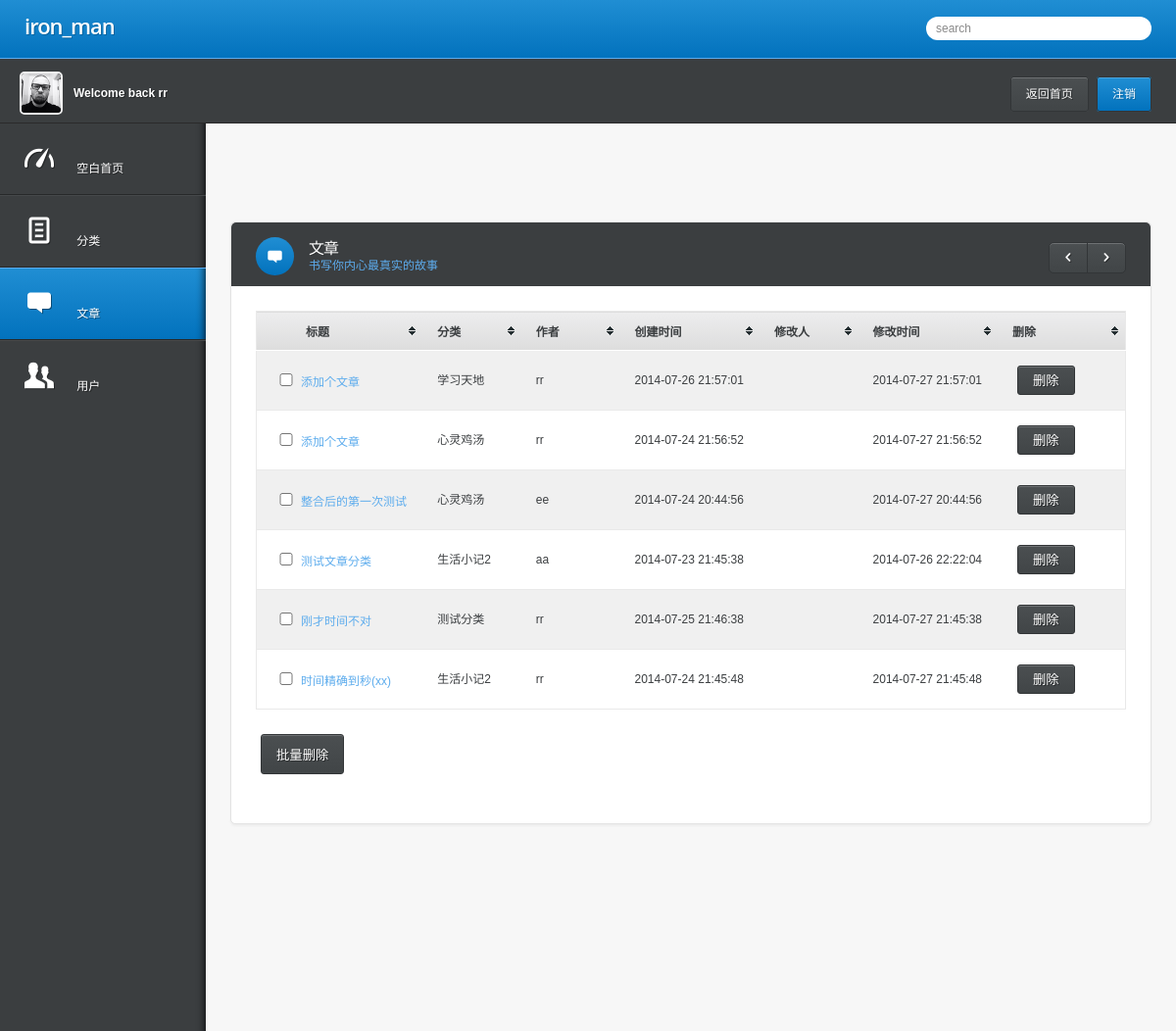
Page /back/blog-table.php (signed in) on the committed database.
### tables this page shows
CREATE TABLE IF NOT EXISTS `article` (
  `id` tinyint(1) NOT NULL AUTO_INCREMENT,
  `articleName` tinytext NOT NULL,
  `categoryId` tinyint(4) NOT NULL,
  `articleContent` text NOT NULL,
  `changeTime` datetime NOT NULL,
  `userId` tinyint(4) DEFAULT NULL,
  `setTime` datetime DEFAULT NULL,
  PRIMARY KEY (`id`)
);

CREATE TABLE IF NOT EXISTS `category` (
  `id` tinyint(1) NOT NULL AUTO_INCREMENT,
  `categoryName` tinytext NOT NULL,
  `categoryMeans` text NOT NULL,
  `setTime` datetime NOT NULL,
  PRIMARY KEY (`id`)
);

CREATE TABLE IF NOT EXISTS `user` (
  `id` tinyint(1) NOT NULL AUTO_INCREMENT,
  `name` tinytext NOT NULL,
  `nick` tinytext NOT NULL,
  `pwd` tinytext NOT NULL,
  PRIMARY KEY (`id`)
);

### back/blog-table.php (the view, shortened to what this page needs)
<!DOCTYPE html>
<html lang="">
<head>
	<link rel="stylesheet" href="css/style.css" media="all" />
</head>
<body>
<?php
include("php/pager.class.php");
if(!isset($_SESSION['admin']))
	header("Location:back.php");
else
{
	$sql="select * from `category`,`article` where `category`.`id`=`article`.`categoryId` order by `article`.`id` desc";
	$page = new pager($sql,20);
	$result=mysql_query($page->sqlquery());
?>
<div class="testing">
<header class="main">
	<h1><strong>iron_man</strong></h1>
	<input type="text" value="search" />
</header>
<section class="user">
	<div class="profile-img">
		<p><img src="images/uiface2.png" alt="" height="40" width="40" /> Welcome back <?php echo $_SESSION['nick']?></p>
	</div>
	<div class="buttons">
		<span class="button"><a href="../index.php">返回首页</a></span>
		<span class="button blue"><a href="php/land.php?action=logout">注销</a></span>
	</div>
</section>
</div>
<nav>
	<ul>
		<li><a href="dashboard.php"><span class="icon">&#128711;</span> 空白首页 </a></li>
		<li>
			<a href="category-timeline.php"><span class="icon">&#128196;</span> 分类 </a>
		</li>
		<li class="section">
			<a href="blog-timeline.php"><span class="icon">&#59160;</span> 文章 </a>
		</li>
		<li>
            <a href="users.php"><span class="icon">&#128101;</span> 用户 </a>
        </li>
	</ul>
</nav>
<section class="content">
	<section class="widget">
		<header>
			<span class="icon">&#59160;</span>
			<hgroup>
				<h1>文章</h1>
				<h2>书写你内心最真实的故事</h2>
			</hgroup>
            <aside>
				<?php echo $page->set_page_info();?>
            </aside>
		</header>
		<div class="content">
        <form method="post" action="blog-table.php">
			<table id="myTable" border="0" width="100">
				<thead>
					<tr>
						<th>标题</th>
						<th>分类</th>
						<th>作者</th>
						<th>创建时间</th>
						<th>修改人</th>
						<th>修改时间</th>
						<th style="width:100px;">删除</th>
					</tr>
				</thead>
                <tbody>
    <?php
        while($row = mysql_fetch_array($result,MYSQL_ASSOC))
        {
    ?>
                    <tr>
                        <td><input type="checkbox" name="ID_Dele[]" value="<?php echo $row['id']?>" /><a href="blog-update.php?id=<?php echo $row['id'];?>"><?php echo mb_substr($row['articleName'],0,15,'utf-8');?></a></td>
                        <td><?php echo $row['categoryName']?></td>
                        <td>
                <?php
                $row_1=mysql_fetch_array(mysql_query("select * from `user` where `id`='".$row['userId']."'"));
                echo $row_1['nick'];
                ?>
                        </td>
                        <td><?php echo $row['setTime']?></td>
                        <td>
                        </td>
                        <td><?php echo $row['changeTime']?></td>
                        <td>
                            <button name="delete" style="height:30px;line-height:10px">删除</button>
                        </td>
                    </tr>
    <?php }?>
                </tbody>
            </table>
            <p><br /></p>
            <button name="deleteall">批量删除</button>
        </form>
            <p><br /></p>
		</div>
	</section>
</section>
<?php }?>
</body>
</html>

### rows in the picture
article: articleName "添加个文章", categoryId.categoryName "学习天地", userId.nick "rr", setTime "2014-07-26 21:57:01", changeTime "2014-07-27 21:57:01"
article: articleName "添加个文章", categoryId.categoryName "心灵鸡汤", userId.nick "rr", setTime "2014-07-24 21:56:52", changeTime "2014-07-27 21:56:52"
article: articleName "整合后的第一次测试", categoryId.categoryName "心灵鸡汤", userId.nick "ee", setTime "2014-07-24 20:44:56", changeTime "2014-07-27 20:44:56"
article: articleName "测试文章分类", categoryId.categoryName "生活小记2", userId.nick "aa", setTime "2014-07-23 21:45:38", changeTime "2014-07-26 22:22:04"
article: articleName "刚才时间不对", categoryId.categoryName "测试分类", userId.nick "rr", setTime "2014-07-25 21:46:38", changeTime "2014-07-27 21:45:38"
article: articleName "时间精确到秒(xx)", categoryId.categoryName "生活小记2", userId.nick "rr", setTime "2014-07-24 21:45:48", changeTime "2014-07-27 21:45:48"

### other values in the picture
$_SESSION['nick'] "rr"
